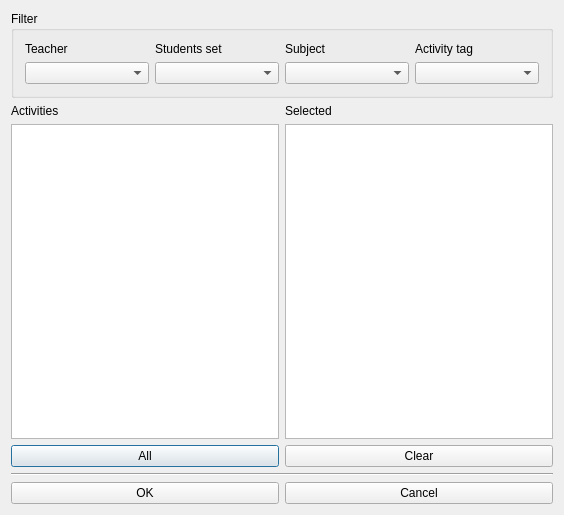
<?xml version="1.0" encoding="UTF-8"?>
<ui version="4.0">
 <class>ModifyGroupActivitiesInInitialOrderItemForm_template</class>
 <widget class="QDialog" name="ModifyGroupActivitiesInInitialOrderItemForm_template">
  <property name="geometry">
   <rect>
    <x>0</x>
    <y>0</y>
    <width>564</width>
    <height>515</height>
   </rect>
  </property>
  <property name="windowTitle">
   <string extracomment="This is the title of the dialog to modify a constraint of this type">Modify group activities in initial order item</string>
  </property>
  <layout class="QGridLayout" name="gridLayout_2">
   <item row="0" column="0">
    <widget class="QGroupBox" name="filterGroupBox">
     <property name="title">
      <string>Filter</string>
     </property>
     <layout class="QGridLayout" name="gridLayout">
      <item row="0" column="0">
       <widget class="QLabel" name="teachersTextLabel">
        <property name="text">
         <string>Teacher</string>
        </property>
        <property name="wordWrap">
         <bool>false</bool>
        </property>
       </widget>
      </item>
      <item row="0" column="1">
       <widget class="QLabel" name="studentsTextLabel">
        <property name="text">
         <string>Students set</string>
        </property>
        <property name="wordWrap">
         <bool>false</bool>
        </property>
       </widget>
      </item>
      <item row="0" column="2">
       <widget class="QLabel" name="subjectsTextLabel">
        <property name="text">
         <string>Subject</string>
        </property>
        <property name="wordWrap">
         <bool>false</bool>
        </property>
       </widget>
      </item>
      <item row="0" column="3">
       <widget class="QLabel" name="activityTagsTextLabel">
        <property name="text">
         <string>Activity tag</string>
        </property>
        <property name="wordWrap">
         <bool>false</bool>
        </property>
       </widget>
      </item>
      <item row="1" column="0">
       <widget class="QComboBox" name="teachersComboBox"/>
      </item>
      <item row="1" column="1">
       <widget class="QComboBox" name="studentsComboBox"/>
      </item>
      <item row="1" column="2">
       <widget class="QComboBox" name="subjectsComboBox"/>
      </item>
      <item row="1" column="3">
       <widget class="QComboBox" name="activityTagsComboBox"/>
      </item>
     </layout>
    </widget>
   </item>
   <item row="1" column="0">
    <layout class="QHBoxLayout" name="horizontalLayout">
     <item>
      <layout class="QVBoxLayout" name="verticalLayout_2">
       <item>
        <widget class="QLabel" name="activitiesTextLabel">
         <property name="frameShape">
          <enum>QFrame::NoFrame</enum>
         </property>
         <property name="frameShadow">
          <enum>QFrame::Plain</enum>
         </property>
         <property name="text">
          <string>Activities</string>
         </property>
         <property name="wordWrap">
          <bool>false</bool>
         </property>
        </widget>
       </item>
       <item>
        <widget class="QListWidget" name="allActivitiesListWidget"/>
       </item>
       <item>
        <widget class="QPushButton" name="addAllActivitiesPushButton">
         <property name="text">
          <string comment="Text on a button. It refers to adding all activities from the list above this button into the current constraint">All</string>
         </property>
        </widget>
       </item>
      </layout>
     </item>
     <item>
      <layout class="QVBoxLayout" name="verticalLayout">
       <item>
        <widget class="QLabel" name="selectedActivitiesTextLabel">
         <property name="frameShape">
          <enum>QFrame::NoFrame</enum>
         </property>
         <property name="frameShadow">
          <enum>QFrame::Plain</enum>
         </property>
         <property name="text">
          <string comment="It refers to a list of selected activities">Selected</string>
         </property>
         <property name="wordWrap">
          <bool>false</bool>
         </property>
        </widget>
       </item>
       <item>
        <widget class="QListWidget" name="selectedActivitiesListWidget"/>
       </item>
       <item>
        <widget class="QPushButton" name="clearPushButton">
         <property name="text">
          <string>Clear</string>
         </property>
        </widget>
       </item>
      </layout>
     </item>
    </layout>
   </item>
   <item row="2" column="0">
    <widget class="Line" name="line">
     <property name="orientation">
      <enum>Qt::Horizontal</enum>
     </property>
    </widget>
   </item>
   <item row="3" column="0">
    <layout class="QHBoxLayout">
     <item>
      <widget class="QPushButton" name="okPushButton">
       <property name="text">
        <string>OK</string>
       </property>
      </widget>
     </item>
     <item>
      <widget class="QPushButton" name="cancelPushButton">
       <property name="text">
        <string>Cancel</string>
       </property>
      </widget>
     </item>
    </layout>
   </item>
  </layout>
 </widget>
 <layoutdefault spacing="6" margin="11"/>
 <resources/>
 <connections/>
</ui>
